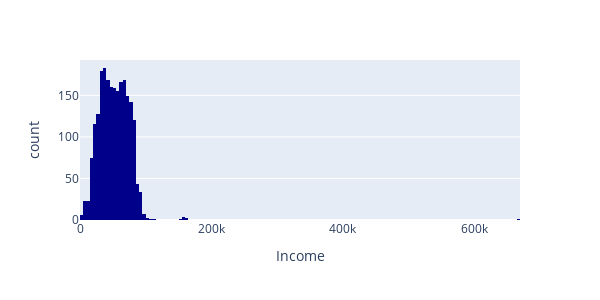

Notebook cell for this chart:
### Markdown cell above
Check income distribution to handle missing rows

### Code cell
def viz_dist(data, column):
    fig = px.histogram(data, column, 
                       width = 600, 
                       height = 300, 
                       color_discrete_sequence = ['darkblue'])
    fig.show()
    
viz_dist(df, 'Income')

### Figure 1 — Plotly figure (JSON) as saved in the notebook; plotly's stock layout.template omitted (floating-point values rounded to 4 significant figures; data arrays with more than 128 entries replaced by an {"elided": "..."} marker saying what was removed)
{"data": [{"alignmentgroup": "True", "bingroup": "x", "hovertemplate": "Income=%{x}<br>count=%{y}<extra></extra>", "legendgroup": "", "marker": {"color": "darkblue", "pattern": {"shape": ""}}, "name": "", "offsetgroup": "", "orientation": "v", "showlegend": false, "type": "histogram", "x": {"elided": "2240 int values"}, "xaxis": "x", "yaxis": "y"}], "layout": {"barmode": "relative", "height": 300, "legend": {"tracegroupgap": 0}, "margin": {"t": 60}, "width": 600, "xaxis": {"anchor": "y", "domain": [0, 1], "title": {"text": "Income"}}, "yaxis": {"anchor": "x", "domain": [0, 1], "title": {"text": "count"}}}}
